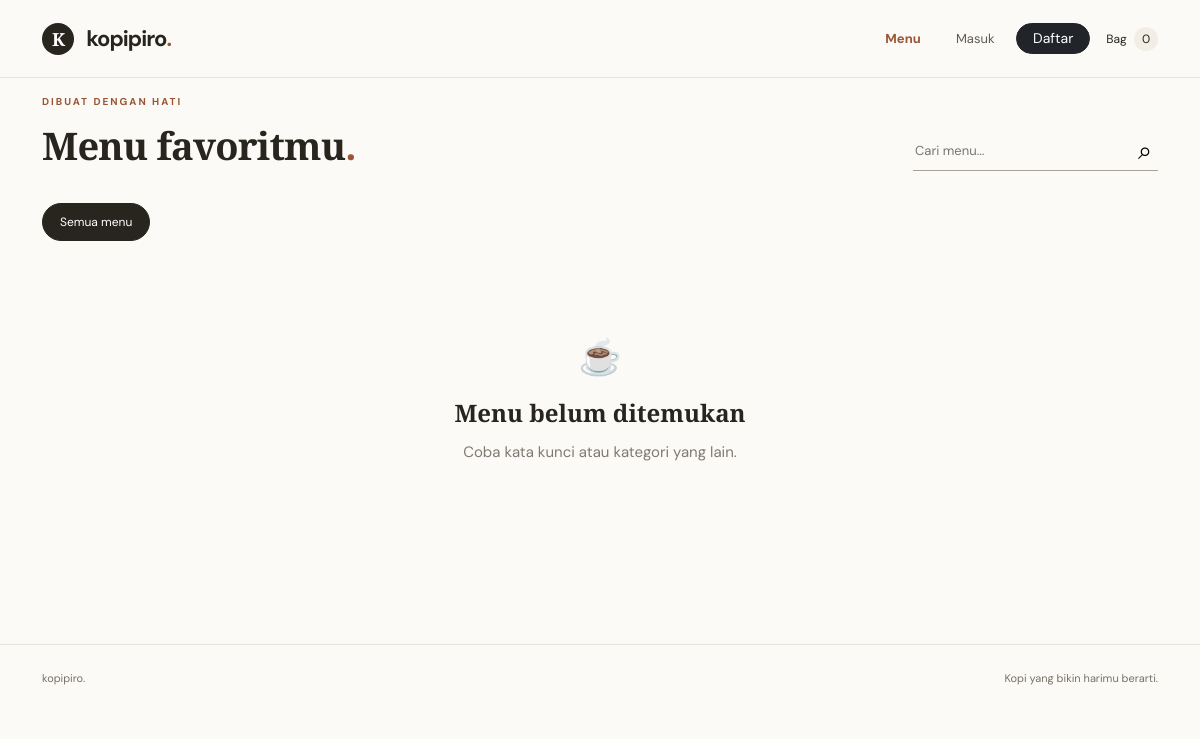
The app's page /, older data.
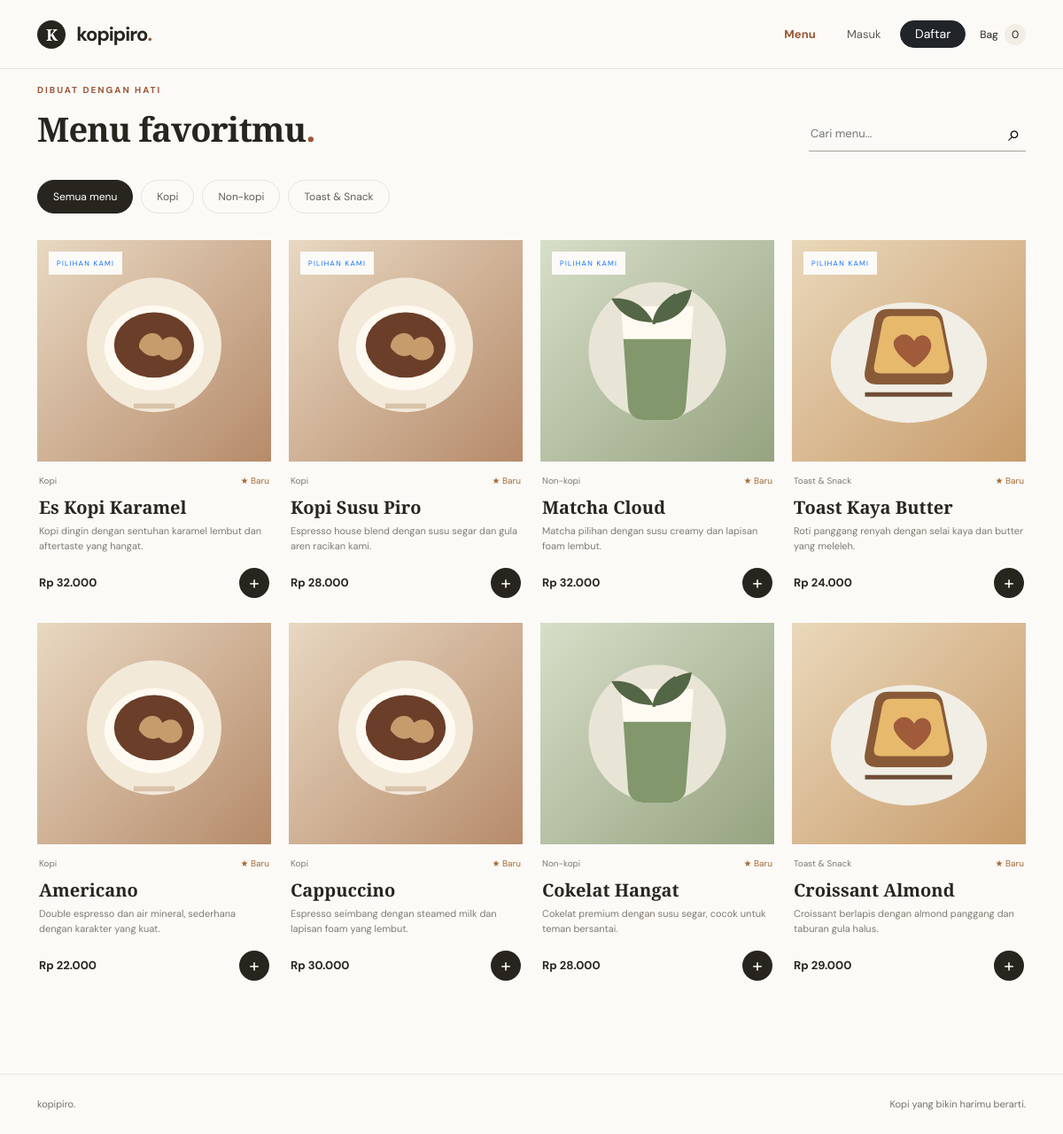
The same page, newer data.
### tables this page shows
CREATE TABLE categories (
    id INT AUTO_INCREMENT PRIMARY KEY,
    name VARCHAR(80) NOT NULL,
    slug VARCHAR(100) NOT NULL UNIQUE,
    sort_order INT NOT NULL DEFAULT 0
);

CREATE TABLE products (
    id INT AUTO_INCREMENT PRIMARY KEY,
    category_id INT NOT NULL,
    name VARCHAR(120) NOT NULL,
    slug VARCHAR(150) NOT NULL UNIQUE,
    description TEXT NOT NULL,
    price INT UNSIGNED NOT NULL,
    image VARCHAR(255) NULL,
    is_featured TINYINT(1) NOT NULL DEFAULT 0,
    is_available TINYINT(1) NOT NULL DEFAULT 1,
    created_at TIMESTAMP NOT NULL DEFAULT CURRENT_TIMESTAMP,
    CONSTRAINT fk_products_category FOREIGN KEY (category_id) REFERENCES categories(id)
);

### helpers.php (called while the page is built, shortened)
<?php
require_once __DIR__ . '/auth.php';
require_once __DIR__ . '/config.php';
function me(): ?array
{
    if (!logged_in()) {
        return null;
    }
    global $conn;
    $id = (int) $_SESSION['user_id'];
    $statement = $conn->prepare('SELECT id, username, name, role FROM users WHERE id = ? AND is_active = 1');
    $statement->bind_param('i', $id);
    $statement->execute();
    $row = $statement->get_result()->fetch_assoc();
    $user = [
        'id' => (int) $row['id'],
        'username' => $row['username'],
        'name' => $row['name'],
        'role' => $row['role'],
    ];
    return $user;
}
function final_price(int $price, ?array $user): int
{
    $member = $user && $user['role'] === 'customer';
    return $member ? (int) round($price * (1 - DISCOUNT_RATE)) : $price;
}
function image_url(?string $image): ?string
{
    $image = trim((string) $image);
    if (preg_match('#^(?:assets/[a-z0-9_./-]+|uploads/[a-f0-9]{16,32}\.(?:jpg|png|webp))$#i', $image)) {
        return $image;
    }
    return 'assets/img/coffee.svg';
}

### index.php (the view, shortened to what this page needs)
<?php
require_once __DIR__ . '/helpers.php';
$category = trim($_GET['category'] ?? '');
$search = trim($_GET['q'] ?? '');
$sql = 'SELECT p.*, c.name AS category_name, (SELECT ROUND(AVG(r.rating), 1) FROM reviews r WHERE r.product_id = p.id) AS rating FROM products p JOIN categories c ON c.id = p.category_id WHERE p.is_available = 1';
$sql .= ' ORDER BY p.is_featured DESC, p.name';
$statement = $conn->prepare($sql);
$statement->execute();
$products = $statement->get_result()->fetch_all(MYSQLI_ASSOC);
$categories = $conn->query('SELECT name, slug FROM categories ORDER BY sort_order, name')->fetch_all(MYSQLI_ASSOC);
$member = me();
?>
<section class="menu-section" id="menu">
    <div class="container">
        <div class="section-heading"><div><span class="eyebrow">DIBUAT DENGAN HATI</span><h2>Menu favoritmu<span class="brand-dot">.</span></h2></div><form class="search-form" method="get"><input name="q" type="search" value="<?= e($search) ?>" placeholder="Cari menu..."><button aria-label="Cari">⌕</button></form></div>
        <div class="category-row"><a class="category-chip <?= $category === '' ? 'selected' : '' ?>" href="index.php<?= $search ? '?q=' . urlencode($search) : '' ?>">Semua menu</a><?php foreach ($categories as $item): ?><a class="category-chip <?= $category === $item['slug'] ? 'selected' : '' ?>" href="?category=<?= e($item['slug']) ?><?= $search ? '&q=' . urlencode($search) : '' ?>"><?= e($item['name']) ?></a><?php endforeach; ?></div>
        <div class="product-grid">
            <?php foreach ($products as $product): $price = (int) $product['price']; $finalPrice = final_price($price, $member); ?>
                <article class="product-card"><a href="product.php?id=<?= (int) $product['id'] ?>" class="product-photo-wrap"><img class="product-photo" src="<?= e(image_url($product['image'])) ?>" alt="<?= e($product['name']) ?>" loading="lazy"><?php if ($product['is_featured']): ?><span class="photo-tag">PILIHAN KAMI</span><?php endif; ?></a><div class="product-info"><div class="product-meta"><span><?= e($product['category_name']) ?></span><span>★ <?= $product['rating'] ? e($product['rating']) : 'Baru' ?></span></div><h3><a href="product.php?id=<?= (int) $product['id'] ?>"><?= e($product['name']) ?></a></h3><p><?= e($product['description']) ?></p><div class="product-bottom"><div><?php if ($discount): ?><del><?= money($price) ?></del><?php endif; ?><strong><?= money($finalPrice) ?></strong></div><form method="post" action="cart.php" class="js-add-to-cart"><input type="hidden" name="csrf_token" value="<?= e(csrf_token()) ?>"><input type="hidden" name="product_id" value="<?= (int) $product['id'] ?>"><input type="hidden" name="action" value="add"><button class="add-button" aria-label="Tambah <?= e($product['name']) ?>">+</button></form></div></div></article>
            <?php endforeach; ?>
            <?php if (!$products): ?><div class="empty-state"><span>☕</span><h3>Menu belum ditemukan</h3><p>Coba kata kunci atau kategori yang lain.</p></div><?php endif; ?>
        </div>
    </div>
</section>

Row changes from the older to the newer data that the page shows:
added categories: name "Kopi"
added categories: name "Non-kopi"
added categories: name "Toast & Snack"
added products: image (picture), is_featured "PILIHAN KAMI", category.name "Kopi", name "Es Kopi Karamel", description "Kopi dingin dengan sentuhan karamel lembut dan aftertaste yang hangat.", price "Rp 32.000"
added products: image (picture), is_featured "PILIHAN KAMI", category.name "Kopi", name "Kopi Susu Piro", description "Espresso house blend dengan susu segar dan gula aren racikan kami.", price "Rp 28.000"
added products: image (picture), is_featured "PILIHAN KAMI", category.name "Non-kopi", name "Matcha Cloud", description "Matcha pilihan dengan susu creamy dan lapisan foam lembut.", price "Rp 32.000"
added products: image (picture), is_featured "PILIHAN KAMI", category.name "Toast & Snack", name "Toast Kaya Butter", description "Roti panggang renyah dengan selai kaya dan butter yang meleleh.", price "Rp 24.000"
added products: image (picture), category.name "Kopi", name "Americano", description "Double espresso dan air mineral, sederhana dengan karakter yang kuat.", price "Rp 22.000"
added products: image (picture), category.name "Kopi", name "Cappuccino", description "Espresso seimbang dengan steamed milk dan lapisan foam yang lembut.", price "Rp 30.000"
added products: image (picture), category.name "Non-kopi", name "Cokelat Hangat", description "Cokelat premium dengan susu segar, cocok untuk teman bersantai.", price "Rp 28.000"
added products: image (picture), category.name "Toast & Snack", name "Croissant Almond", description "Croissant berlapis dengan almond panggang dan taburan gula halus.", price "Rp 29.000"
Text that changed along with them:
text no longer shown: "☕ Menu belum ditemukan Coba kata kunci atau kategori yang lain."
